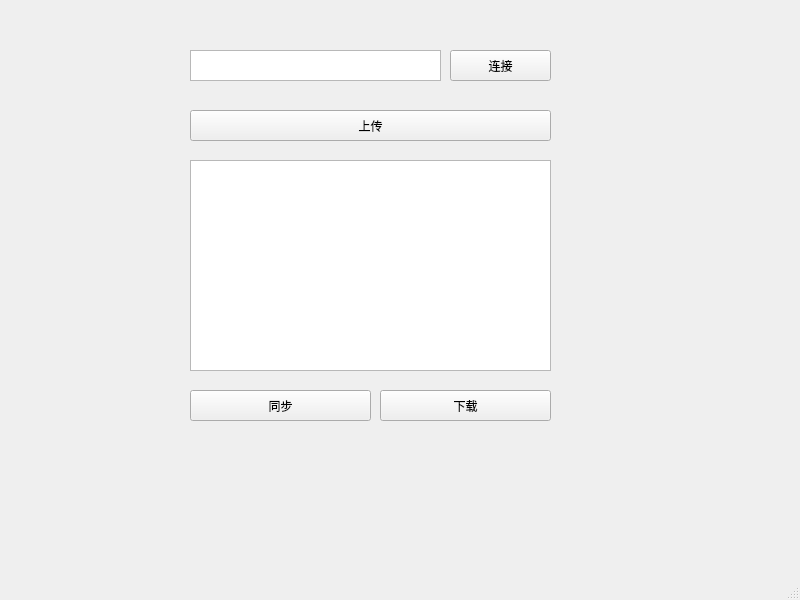
<?xml version="1.0" encoding="UTF-8"?>
<ui version="4.0">
 <class>MainWindow</class>
 <widget class="QMainWindow" name="MainWindow">
  <property name="geometry">
   <rect>
    <x>0</x>
    <y>0</y>
    <width>800</width>
    <height>600</height>
   </rect>
  </property>
  <property name="windowTitle">
   <string>MainWindow</string>
  </property>
  <widget class="QWidget" name="centralwidget">
   <widget class="QPushButton" name="pushButton">
    <property name="geometry">
     <rect>
      <x>450</x>
      <y>50</y>
      <width>101</width>
      <height>31</height>
     </rect>
    </property>
    <property name="text">
     <string>连接</string>
    </property>
   </widget>
   <widget class="QTextEdit" name="textEdit">
    <property name="geometry">
     <rect>
      <x>190</x>
      <y>50</y>
      <width>251</width>
      <height>31</height>
     </rect>
    </property>
   </widget>
   <widget class="QPushButton" name="upload">
    <property name="geometry">
     <rect>
      <x>190</x>
      <y>110</y>
      <width>361</width>
      <height>31</height>
     </rect>
    </property>
    <property name="text">
     <string>上传</string>
    </property>
   </widget>
   <widget class="QPushButton" name="download">
    <property name="geometry">
     <rect>
      <x>380</x>
      <y>390</y>
      <width>171</width>
      <height>31</height>
     </rect>
    </property>
    <property name="text">
     <string>下载</string>
    </property>
   </widget>
   <widget class="QPushButton" name="get">
    <property name="geometry">
     <rect>
      <x>190</x>
      <y>390</y>
      <width>181</width>
      <height>31</height>
     </rect>
    </property>
    <property name="text">
     <string>同步</string>
    </property>
   </widget>
   <widget class="QListWidget" name="listWidget">
    <property name="geometry">
     <rect>
      <x>190</x>
      <y>160</y>
      <width>361</width>
      <height>211</height>
     </rect>
    </property>
   </widget>
  </widget>
  <widget class="QMenuBar" name="menubar">
   <property name="geometry">
    <rect>
     <x>0</x>
     <y>0</y>
     <width>800</width>
     <height>26</height>
    </rect>
   </property>
  </widget>
  <widget class="QStatusBar" name="statusbar"/>
 </widget>
 <layoutdefault spacing="6" margin="11"/>
 <resources/>
 <connections/>
</ui>
